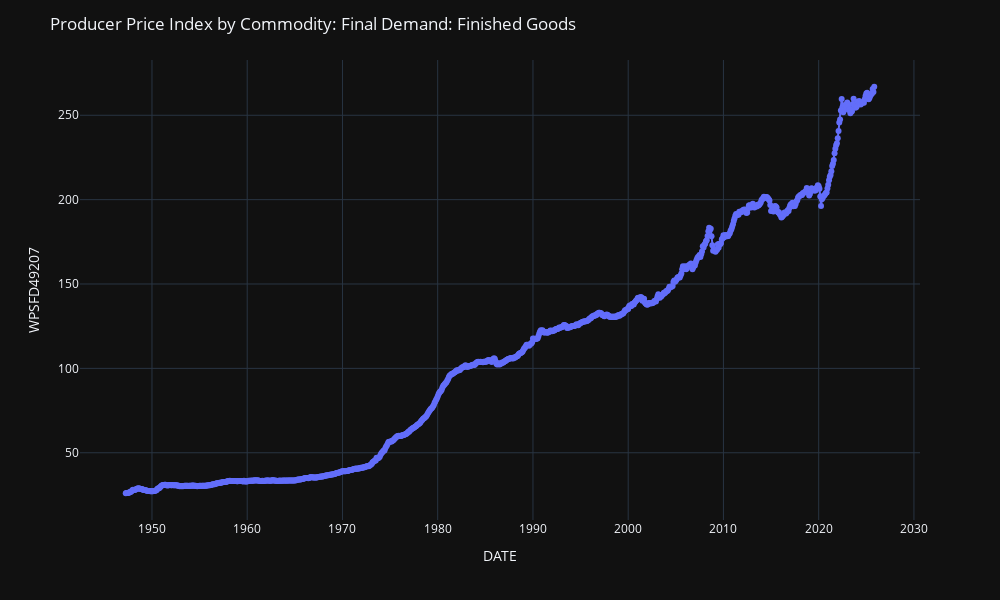

Notebook code cell kept with this figure:
### Markdown cell above
- **WPSFD49207 data plot**

### Code cell
fig = px.line(
    WPSFD49207_df,
    x=WPSFD49207_df.index,
    y="WPSFD49207",
    markers=True
)

fig.update_layout(
    title=dict(text='Producer Price Index by Commodity: Final Demand: Finished Goods'),
    width=1000,
    height=600,
    yaxis=dict(title="WPSFD49207"),
    hovermode="x unified",
    template="plotly_dark"
)

fig.show()

### Figure 1 — Plotly figure (JSON) as saved in the notebook; plotly's stock layout.template omitted (floating-point values rounded to 4 significant figures; data arrays with more than 128 entries replaced by an {"elided": "..."} marker saying what was removed)
{"data": [{"hovertemplate": "DATE=%{x}<br>WPSFD49207=%{y}<extra></extra>", "legendgroup": "", "line": {"color": "#636efa", "dash": "solid"}, "marker": {"symbol": "circle"}, "mode": "lines+markers", "name": "", "orientation": "v", "showlegend": false, "type": "scatter", "x": {"elided": "944 str values"}, "xaxis": "x", "y": {"elided": "944 float values"}, "yaxis": "y"}], "layout": {"height": 600, "hovermode": "x unified", "legend": {"tracegroupgap": 0}, "margin": {"t": 60}, "title": {"text": "Producer Price Index by Commodity: Final Demand: Finished Goods"}, "width": 1000, "xaxis": {"anchor": "y", "domain": [0, 1], "title": {"text": "DATE"}}, "yaxis": {"anchor": "x", "domain": [0, 1], "title": {"text": "WPSFD49207"}}}}
